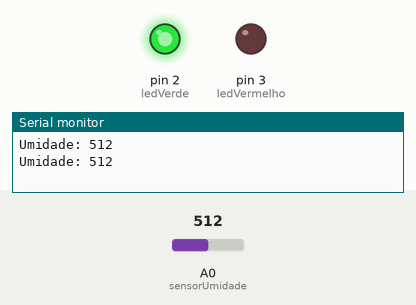
Recording of a sketch running on a simulated Arduino Uno, built with avr-gcc and run on an emulated ATmega328P. Shown: output pins drawn as LEDs (lit = HIGH), the last lines printed to the serial monitor. The inputs (shaded band) are chosen by the test bench; at power-on: A0 (sensorUmidade) = 512.

Above: at 1.8 s.
1.9 s: A0 (sensorUmidade) set to 636
3.4 s: A0 (sensorUmidade) set to 666
At 4.9 s:
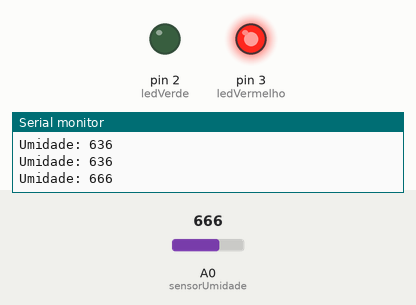
5.5 s: A0 (sensorUmidade) set to 640
At 6.5 s:
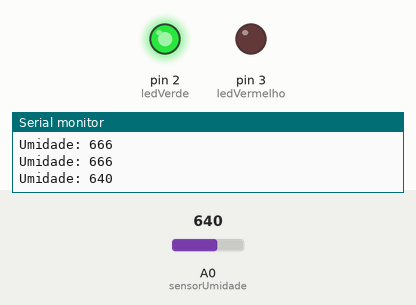
7.5 s: A0 (sensorUmidade) set to 660
At 9.2 s:
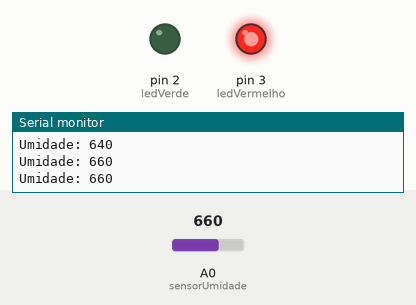
Timing chart, 0 to 10.5 s (numbered marks = the images above; inputs shaded):
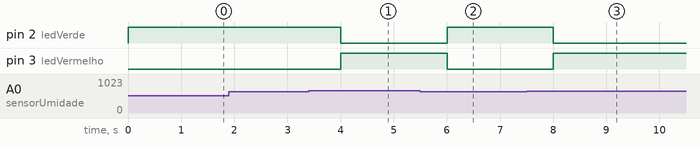

The sketch:

main.ino
```cpp
// Projeto Rega Automática
// Desenvolvido por: Luis Pedro do Carmo Costa

const int ledVerde = 2;
const int ledVermelho = 3;
const int sensorUmidade = A0; // pino do sensor

int leituraSensor;
int limiteSeco = 650;

void setup() {
  pinMode(ledVerde, OUTPUT);
  pinMode(ledVermelho, OUTPUT);

  Serial.begin(9600); // para monitorar os valores
}

void loop() {

  leituraSensor = analogRead(sensorUmidade); // lê o sensor

  Serial.print("Umidade: ");
  Serial.println(leituraSensor);

  if (leituraSensor > limiteSeco) {
    // Está seco
    digitalWrite(ledVerde, LOW);
    digitalWrite(ledVermelho, HIGH);
  } else {
    // Está úmido
    digitalWrite(ledVerde, HIGH);
    digitalWrite(ledVermelho, LOW);
  }

  delay(1000);
}
```

Measured:
- the behaviour switches between 650 and 651 on A0 (sensorUmidade) (found by bisection; images 0 and 1)
- after the input at 3.4 s, pin 2 (ledVerde): HIGH → LOW after 0.60 s; pin 3 (ledVermelho): LOW → HIGH after 0.60 s
- after the input at 5.5 s, pin 2 (ledVerde): LOW → HIGH after 0.50 s; pin 3 (ledVermelho): HIGH → LOW after 0.50 s
- after the input at 7.5 s, pin 2 (ledVerde): HIGH → LOW after 0.50 s; pin 3 (ledVermelho): LOW → HIGH after 0.50 s
